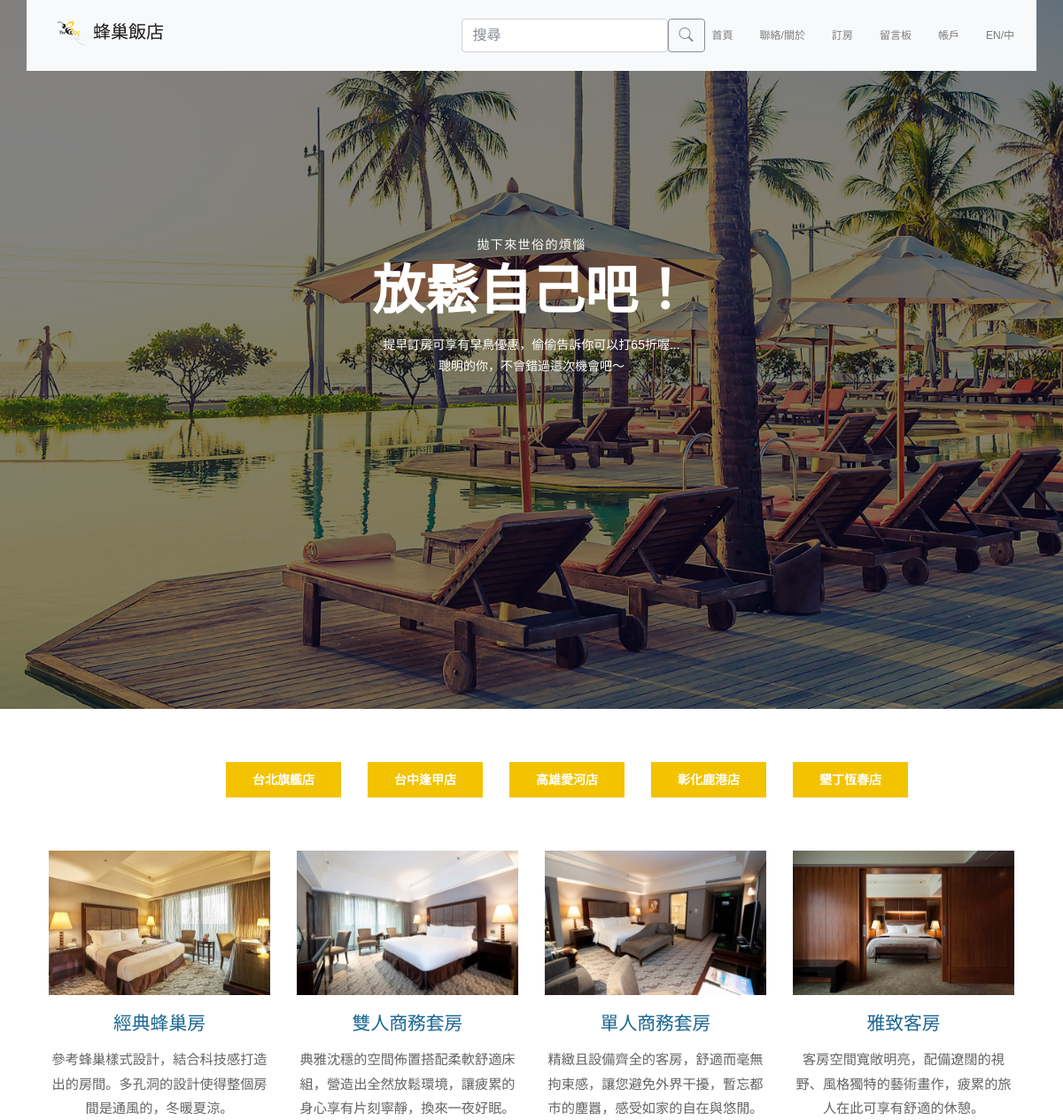
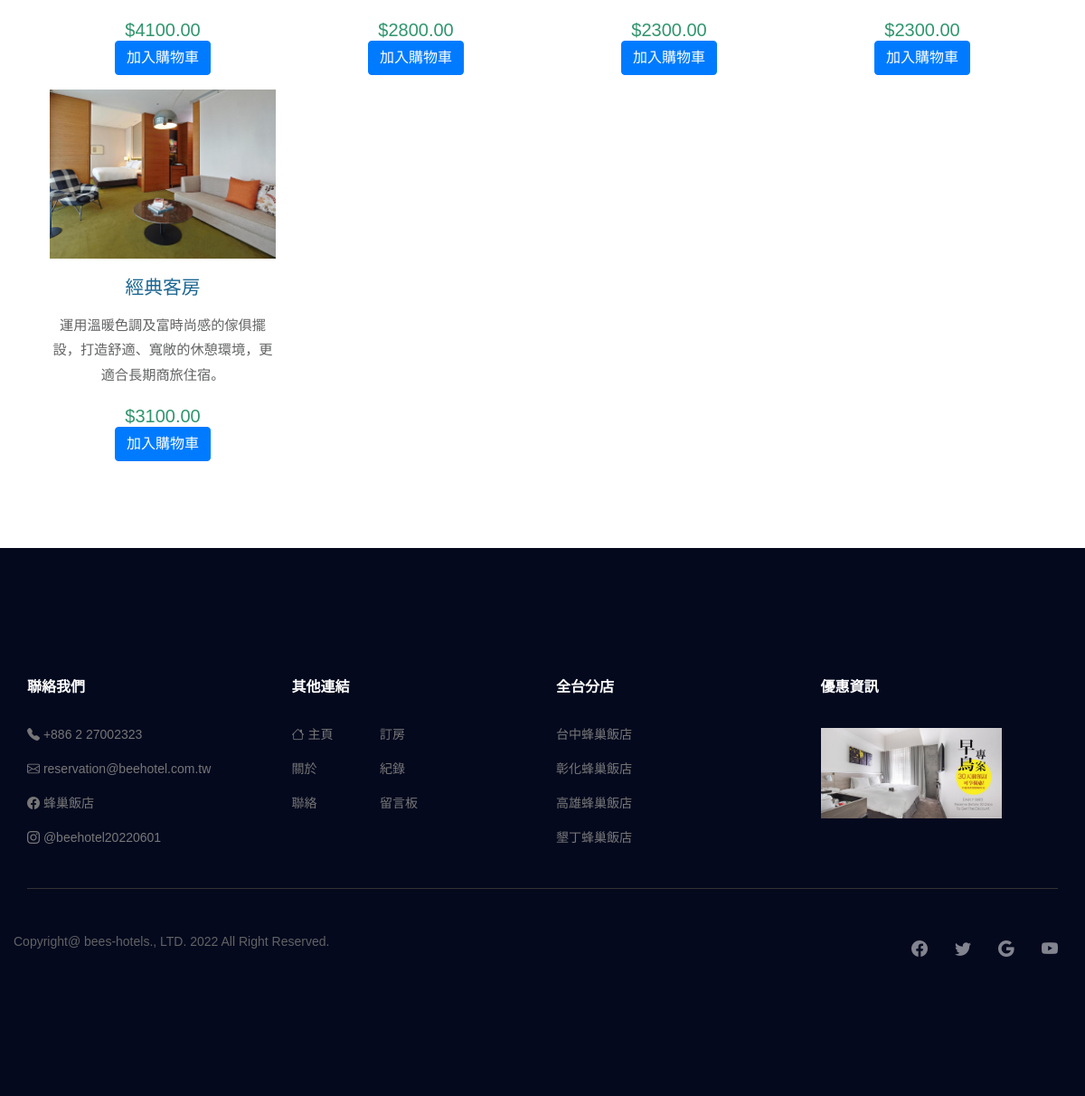
Screenshot of /book.php with the database file from the repository (2 pictures, top to bottom).
### tables this page shows
CREATE TABLE `product` (
  `pno` int(11) NOT NULL,
  `pname` varchar(30) NOT NULL,
  `description` varchar(100) NOT NULL,
  `file_type` varchar(20) NOT NULL,
  `unitprice` decimal(10,2) NOT NULL,
  `category` varchar(20) NOT NULL
);

### book.php (the view, shortened to what this page needs)
<!DOCTYPE html>
<html lang="en">
<?php
    if(isset($_POST['require_category']))
    {
        $category = $_POST['require_category'];
    }
    else {
        $category = '台北旗艦店';
    }
    $items = "";
    $items .= '<div id="tm-gallery-page-' . $category . '" class="tm-gallery-page">';
    $link = mysqli_connect("localhost","root","");
    mysqli_select_db($link, "beehotel");
    mysqli_query($link, "SET NAMES UTF8");
    if($result = mysqli_query($link,"SELECT * FROM product WHERE category = '$category'"))
    {
        $bought_items = array();
        while($room = mysqli_fetch_assoc($result)) {
            $pno = $room['pno'];
            $pname = $room['pname'];
            $description = $room['description'];
            $file_type = $room['file_type'];
            $unitprice = $room['unitprice'];
            $cart_operation='';
            $status_of_item='';
            $text_of_item='';
            if(isset($_SESSION['account'])) {
                if(sizeof($bought_items)!=0){
                    for($i=0;$i<sizeof($bought_items);$i++) {
                    if($pno==$bought_items[$i])
                    {
                        $status_of_item = 'btn-danger';
                        $text_of_item = '移出';
                        $cart_operation = 'remove';
                        break;
                    }
                    else {
                        $status_of_item = 'btn-primary';
                        $text_of_item = '加入';
                        $cart_operation = 'add';
                    }
                }
                }else{
                    $status_of_item = 'btn-primary';
                    $text_of_item = '加入';
                    $cart_operation = 'add';
                }
            }
            else {
                $status_of_item = 'btn-primary';
                $text_of_item = '加入';
                $cart_operation = 'add';
            }
            $item="";
            $item .= '
            <article class="col-lg-3 col-md-4 col-sm-6 col-12 tm-gallery-item">' .
                '<figure>'.
                    '<a href="./product.php">'.
                        '<img src="images/product/' . $file_type .
                        '" alt="Image" class="img-fluid tm-gallery-img" />'.
                    '</a>'.
                    '<figcaption style="text-align: center;">'.
                        '<h4 class="tm-gallery-title">'.
                            $pname.
                        '</h4>'.
                        '<p class="tm-gallery-description">'.
                            $description.
                        '</p>'.
                        '<section class="tm-gallery-price">$'.
                            $unitprice.
                        '</section>'.
                        '<form action="" method="post" >'.
                            '<input type="hidden" name="cart_operation" value="'.$cart_operation.'">'.
                            '<input type="hidden" name="cart_item_id" value="'.$pno.'">'.
                            '<button id="p'. $pno .'" class="btn '. $status_of_item .'" type = submit>'.
                                $text_of_item .'購物車' .
                            '</button>'.
                        '</form>'.
                    '</figcaption>'.
                '</figure>'.
            '</article>';
            $items .= $item;
        }
    }
    $items .= '</div>';
?>
<head>
    <link href="css/book.css" rel="stylesheet" />
    <?php include("import.php") ?>
</head>
<body>
    <?php include("nav.php") ?>
    <section class="banner_area">
        <div class="booking_table d_flex align-items-center">
            <div class="overlay bg-parallax" data-stellar-ratio="0.9" data-stellar-vertical-offset="0"
                data-background=""></div>
            <div class="container">
                <div class="banner_content text-center">
                    <h6>拋下來世俗的煩惱</h6>
                    <h2>放鬆自己吧！</h2>
                    <p>提早訂房可享有早鳥優惠，偷偷告訴你可以打65折喔...<br>聰明的你，不會錯過這次機會吧～</p>
                </div>
            </div>
        </div>
    </section>
    <section style="padding: 5% 20%; display:flex;">
        <span  class="col col-sm"><form action="" method="post" ><input type="hidden" name='require_category' value="台北旗艦店"><input type="submit" class="btn theme_btn button_hover" value = "台北旗艦店"></form></span>
        <span  class="col col-sm"><form action="" method="post" ><input type="hidden" name='require_category' value="台中逢甲店"><input type="submit" class="btn theme_btn button_hover" value = "台中逢甲店"></form></span>
        <span  class="col col-sm"><form action="" method="post" ><input type="hidden" name='require_category' value="高雄愛河店"><input type="submit" class="btn theme_btn button_hover" value = "高雄愛河店"></form></span>
        <span  class="col col-sm"><form action="" method="post" ><input type="hidden" name='require_category' value="彰化鹿港店"><input type="submit" class="btn theme_btn button_hover" value = "彰化鹿港店"></form></span>
        <span  class="col col-sm"><form action="" method="post" ><input type="hidden" name='require_category' value="墾丁恆春店"><input type="submit" class="btn theme_btn button_hover" value = "墾丁恆春店"></form></span>
    </section>
    <div class="row tm-gallery">
        <?php echo $items; ?>
    </div>
    <?php include("footer.php") ?>
</body>
</html>

### css/book.css (style rules this page uses)
ul, nav, body, h1, h2, h4, h6, p, figure { margin: 0; padding: 0; }
a, button { transition: all 0.3s ease; }
html { box-sizing: border-box; -ms-overflow-style: scrollbar; }
*, *::before, *::after { box-sizing: inherit; }
.row { display: -ms-flexbox; display: flex; -ms-flex-wrap: wrap; flex-wrap: wrap; margin-left: -15px; margin-right: -15px; }
.col-lg-3, .col-lg-4, .col-lg-6, .col-md-4, .col-md-6, .col-sm-6, .col-12 { position: relative; width: 100%; padding-right: 15px; padding-left: 15px; }
.col-12 { -ms-flex: 0 0 100%; flex: 0 0 100%; max-width: 100%; }
@media (min-width: 576px) { .col-sm-6 { -ms-flex: 0 0 50%; flex: 0 0 50%; max-width: 50%; } }
@media (min-width: 768px) { .col-md-4 { -ms-flex: 0 0 33.333333%; flex: 0 0 33.333333%; max-width: 33.333333%; } }
@media (min-width: 992px) { .col-lg-3 { -ms-flex: 0 0 25%; flex: 0 0 25%; max-width: 25%; } }
.text-center { text-align: center; }
.img-fluid { max-width: 100%; height: auto; }
body { font-family: 'Open Sans', Arial, sans-serif; font-size: 17px; background-color: #ccc; overflow-x: hidden; }
p, address { color: #626364; line-height: 1.8; }
.tm-gallery { margin-bottom: 80px; }
.tm-gallery-page { max-width: 280px; margin-left: auto; margin-right: auto; display: -ms-flexbox; display: flex; -ms-flex-wrap: wrap; flex-wrap: wrap; }
.tm-gallery-description { font-size: 0.95rem; }
@media (min-width: 576px) { .tm-gallery-page { max-width: 560px; } }
@media (min-width: 768px) { .tm-gallery-page, .tm-section, .tm-container-inner, .tm-container-inner-2 { max-width: 840px; } }
@media (min-width: 992px) { .tm-gallery-page, .tm-section { max-width: 1120px; } }
.tm-gallery-item { max-width: 280px; }
.tm-gallery-img { margin-bottom: 20px; }
.tm-gallery-title { font-size: 1.3rem; font-weight: 400; color: #1A6692; margin-bottom: 15px; }
.tm-gallery-description { margin-bottom: 20px; }
.tm-gallery-price { font-size: 1.25rem; color: #2F956D; }

### css/style.css (style rules this page uses)
figure { height: fit-content; width:fit-content; }
a { text-decoration: none; -webkit-transition: all 0.3s ease-in-out; -o-transition: all 0.3s ease-in-out; transition: all 0.3s ease-in-out; }
body { line-height: 24px; font-size: 14px; font-family: "Poppins", sans-serif; font-weight: 300; color: #777777; }
section { background: #fff; }
h1, h2, h3, h4, h5, h6 { font-family: "Poppins", sans-serif; font-weight: 600; }
@media (min-width: 1200px) { .container { max-width: 1170px; } }
.d_flex { display: -webkit-box; display: -ms-flexbox; display: flex; }
.theme_btn { font-size: 14px; line-height: 30px; text-transform: uppercase; color: #fff; font-weight: 600; background: #f3c300; padding: 5px 30px; }
.theme_btn:before { background: #f8b100; }
.button_hover { border-radius: 0px; position: relative; z-index: 1; -webkit-transition: all 0.3s linear; -o-transition: all 0.3s linear; transition: all 0.3s linear; overflow: hidden; border: 0px; display: inline-block; text-align: center; }
.button_hover:before { content: ""; width: 100%; height: 100%; left: 0; top: 0; position: absolute; -webkit-transform: translateX(-100%); -ms-transform: translateX(-100%); transform: translateX(-100%); z-index: -1; background: #f8b100; -webkit-transition: all 0.3s linear; -o-transition: all 0.3s linear; transition: all 0.3s linear; opacity: 0; }
.banner_area { background: #04091e; position: relative; z-index: 1; }
.banner_area .bg-parallax { background: url("../images/banner_bg.jpg") no-repeat scroll center 0/cover; opacity: 0.50; }
.booking_table { position: relative; overflow: hidden; width: 100%; min-height: 800px; }
.overlay { position: absolute; left: 0; right: 0; top: 0; height: 125%; bottom: 0; z-index: -1; }
.banner_content { color: #fff; margin-bottom: 94px; }
.banner_content h6 { font-size: 14px; line-height: 30px; text-transform: uppercase; letter-spacing: 1.4px; font-weight: 400; }
.banner_content h2 { font-size: 60px; line-height: 60px; font-weight: 700; }
.banner_content p { font-weight: 300; font-size: 14px; line-height: 24px; padding: 10px 0px 20px; color: #fff; }

### rows the page displays
product: file_type (picture), pname "經典蜂巢房", description "參考蜂巢樣式設計，結合科技感打造出的房間。多孔洞的設計使得整個房間是通風的，冬暖夏涼。", unitprice "4100.00"
product: file_type (picture), pname "雙人商務套房", description "典雅沈穩的空間佈置搭配柔軟舒適床組，營造出全然放鬆環境，讓疲累的身心享有片刻寧靜，換來一夜好眠。", unitprice "2800.00"
product: file_type (picture), pname "單人商務套房", description "精緻且設備齊全的客房，舒適而毫無拘束感，讓您避免外界干擾，暫忘都市的塵囂，感受如家的自在與悠閒。", unitprice "2300.00"
product: file_type (picture), pname "雅致客房", description "客房空間寬敞明亮，配備遼闊的視野、風格獨特的藝術畫作，疲累的旅人在此可享有舒適的休憩。", unitprice "2300.00"
product: file_type (picture), pname "經典客房", description "運用溫暖色調及富時尚感的傢俱擺設，打造舒適、寬敞的休憩環境，更適合長期商旅住宿。", unitprice "3100.00"

### other values shown
$text_of_item "加入 加入 加入 加入 加入"
